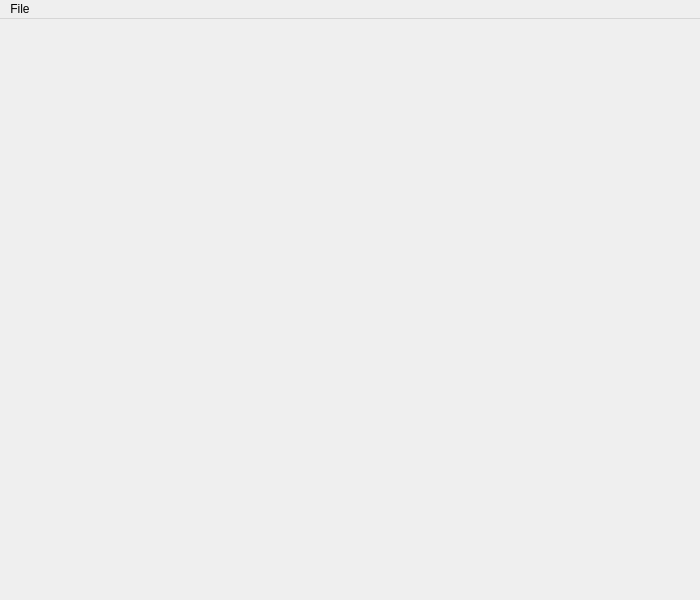
<?xml version="1.0" encoding="UTF-8"?>
<ui version="4.0">
 <class>MainWindow</class>
 <widget class="QMainWindow" name="MainWindow">
  <property name="geometry">
   <rect>
    <x>0</x>
    <y>0</y>
    <width>700</width>
    <height>600</height>
   </rect>
  </property>
  <property name="windowTitle">
   <string>Memo</string>
  </property>
  <widget class="QWidget" name="centralWidget">
   <layout class="QHBoxLayout" name="horizontalLayout">
    <property name="spacing">
     <number>0</number>
    </property>
    <property name="leftMargin">
     <number>0</number>
    </property>
    <property name="topMargin">
     <number>0</number>
    </property>
    <property name="rightMargin">
     <number>0</number>
    </property>
    <property name="bottomMargin">
     <number>0</number>
    </property>
    <item>
     <widget class="QTabWidget" name="MainBox">
      <property name="autoFillBackground">
       <bool>false</bool>
      </property>
      <property name="tabPosition">
       <enum>QTabWidget::North</enum>
      </property>
      <property name="tabShape">
       <enum>QTabWidget::Rounded</enum>
      </property>
      <property name="iconSize">
       <size>
        <width>10</width>
        <height>10</height>
       </size>
      </property>
      <property name="elideMode">
       <enum>Qt::ElideNone</enum>
      </property>
      <property name="usesScrollButtons">
       <bool>true</bool>
      </property>
      <property name="documentMode">
       <bool>true</bool>
      </property>
      <property name="tabsClosable">
       <bool>true</bool>
      </property>
      <property name="tabBarAutoHide">
       <bool>false</bool>
      </property>
     </widget>
    </item>
   </layout>
  </widget>
  <widget class="QMenuBar" name="menuBar">
   <property name="geometry">
    <rect>
     <x>0</x>
     <y>0</y>
     <width>700</width>
     <height>22</height>
    </rect>
   </property>
   <widget class="QMenu" name="menuFile">
    <property name="title">
     <string>File</string>
    </property>
    <addaction name="separator"/>
    <addaction name="actionNew_File"/>
    <addaction name="actionOpen"/>
    <addaction name="separator"/>
    <addaction name="actionSave"/>
    <addaction name="actionSave_as_new"/>
   </widget>
   <addaction name="menuFile"/>
  </widget>
  <action name="actionOpen">
   <property name="text">
    <string>Open File</string>
   </property>
  </action>
  <action name="actionSave">
   <property name="text">
    <string>Save</string>
   </property>
  </action>
  <action name="actionSave_as_new">
   <property name="text">
    <string>Save as new File</string>
   </property>
  </action>
  <action name="actionNew_File">
   <property name="checkable">
    <bool>false</bool>
   </property>
   <property name="text">
    <string>New File</string>
   </property>
  </action>
 </widget>
 <layoutdefault spacing="6" margin="11"/>
 <resources/>
 <connections/>
</ui>
